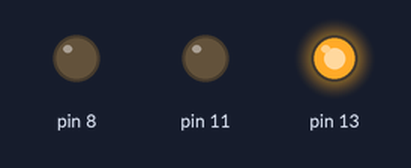
Bench run of a sketch on a simulated Arduino Uno, built with avr-gcc and run on an emulated ATmega328P. On the bench: output pins drawn as LEDs (lit = HIGH).

Above: at 0.05 s.
At 0.75 s:
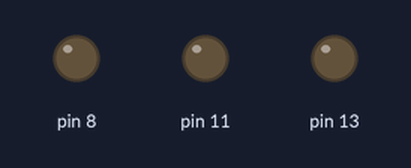
At 1.45 s:
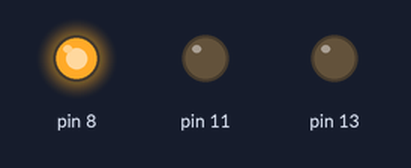
At 2.85 s:
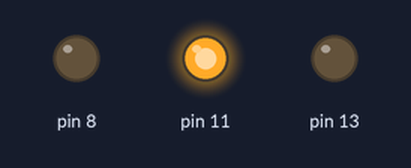
Timing chart, 0 to 3.1 s (numbered marks = the images above):
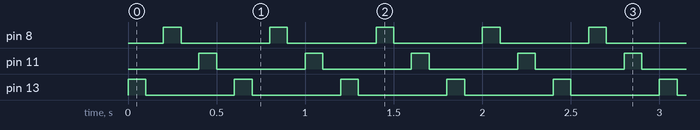

The sketch:

sketch_mar16a.ino
```cpp
void setup() {
  // put your setup code here, to run once: ngeset sekali
   pinMode(13, OUTPUT);
   pinMode(8, OUTPUT);
   pinMode(11, OUTPUT);
}

void loop() { //forever
  // put your main code here, to run repeatedly:
    digitalWrite(13, HIGH); //HIGH = ON bisa diganti dg angka 1
    delay(100); //1000 mili second 1/1000 second
    digitalWrite(13, LOW); //LOW = OFF
    delay(100); //1000 mili second 1/1000 second

    digitalWrite(8, HIGH); //HIGH = ON bisa diganti dg angka 1
    delay(100); //1000 mili second 1/1000 second
    digitalWrite(8, LOW); //LOW = OFF
    delay(100); //1000 mili second 1/1000 second

    digitalWrite(11, HIGH); //HIGH = ON bisa diganti dg angka 1
    delay(100); //1000 mili second 1/1000 second
    digitalWrite(11, LOW); //LOW = OFF
    delay(100); //1000 mili second 1/1000 second
}
```

Measured:
- by itself, pin 8, pin 11, pin 13: alternates HIGH for 0.10 s and LOW for 0.50 s
